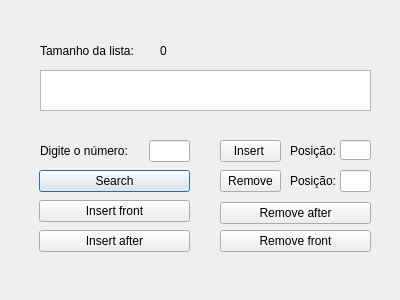
<?xml version="1.0" encoding="UTF-8"?>
<ui version="4.0">
 <class>windowLinkedList</class>
 <widget class="QDialog" name="windowLinkedList">
  <property name="geometry">
   <rect>
    <x>0</x>
    <y>0</y>
    <width>400</width>
    <height>300</height>
   </rect>
  </property>
  <property name="windowTitle">
   <string>Dialog</string>
  </property>
  <widget class="QLabel" name="label_3">
   <property name="geometry">
    <rect>
     <x>40</x>
     <y>130</y>
     <width>101</width>
     <height>41</height>
    </rect>
   </property>
   <property name="text">
    <string>Digite o número:</string>
   </property>
  </widget>
  <widget class="QLineEdit" name="entrada">
   <property name="geometry">
    <rect>
     <x>149</x>
     <y>140</y>
     <width>41</width>
     <height>22</height>
    </rect>
   </property>
  </widget>
  <widget class="QLabel" name="label_4">
   <property name="geometry">
    <rect>
     <x>290</x>
     <y>170</y>
     <width>59</width>
     <height>21</height>
    </rect>
   </property>
   <property name="text">
    <string>Posição:</string>
   </property>
  </widget>
  <widget class="QPushButton" name="search">
   <property name="geometry">
    <rect>
     <x>39</x>
     <y>170</y>
     <width>151</width>
     <height>22</height>
    </rect>
   </property>
   <property name="text">
    <string>Search</string>
   </property>
  </widget>
  <widget class="QPushButton" name="removeAfter">
   <property name="geometry">
    <rect>
     <x>220</x>
     <y>202</y>
     <width>151</width>
     <height>22</height>
    </rect>
   </property>
   <property name="text">
    <string>Remove after</string>
   </property>
  </widget>
  <widget class="QLineEdit" name="positionRemove">
   <property name="geometry">
    <rect>
     <x>340</x>
     <y>170</y>
     <width>31</width>
     <height>22</height>
    </rect>
   </property>
  </widget>
  <widget class="QLabel" name="retTamanho">
   <property name="geometry">
    <rect>
     <x>160</x>
     <y>40</y>
     <width>59</width>
     <height>21</height>
    </rect>
   </property>
   <property name="text">
    <string>0</string>
   </property>
  </widget>
  <widget class="QLabel" name="label_2">
   <property name="geometry">
    <rect>
     <x>40</x>
     <y>40</y>
     <width>111</width>
     <height>21</height>
    </rect>
   </property>
   <property name="text">
    <string>Tamanho da lista:</string>
   </property>
  </widget>
  <widget class="QPushButton" name="InsertFront">
   <property name="geometry">
    <rect>
     <x>39</x>
     <y>200</y>
     <width>151</width>
     <height>22</height>
    </rect>
   </property>
   <property name="text">
    <string>Insert front</string>
   </property>
  </widget>
  <widget class="QPushButton" name="removeN">
   <property name="geometry">
    <rect>
     <x>220</x>
     <y>170</y>
     <width>61</width>
     <height>22</height>
    </rect>
   </property>
   <property name="text">
    <string>Remove</string>
   </property>
  </widget>
  <widget class="QLineEdit" name="positionInsert">
   <property name="geometry">
    <rect>
     <x>340</x>
     <y>140</y>
     <width>31</width>
     <height>20</height>
    </rect>
   </property>
  </widget>
  <widget class="QListWidget" name="listWidget">
   <property name="geometry">
    <rect>
     <x>40</x>
     <y>70</y>
     <width>331</width>
     <height>41</height>
    </rect>
   </property>
   <property name="movement">
    <enum>QListView::Static</enum>
   </property>
   <property name="flow">
    <enum>QListView::LeftToRight</enum>
   </property>
  </widget>
  <widget class="QPushButton" name="insertAfter">
   <property name="geometry">
    <rect>
     <x>39</x>
     <y>230</y>
     <width>151</width>
     <height>22</height>
    </rect>
   </property>
   <property name="text">
    <string>Insert after</string>
   </property>
  </widget>
  <widget class="QPushButton" name="insertN">
   <property name="geometry">
    <rect>
     <x>220</x>
     <y>140</y>
     <width>61</width>
     <height>22</height>
    </rect>
   </property>
   <property name="text">
    <string>Insert </string>
   </property>
  </widget>
  <widget class="QPushButton" name="removeFront">
   <property name="geometry">
    <rect>
     <x>220</x>
     <y>230</y>
     <width>151</width>
     <height>22</height>
    </rect>
   </property>
   <property name="text">
    <string>Remove front</string>
   </property>
  </widget>
  <widget class="QLabel" name="label">
   <property name="geometry">
    <rect>
     <x>290</x>
     <y>140</y>
     <width>61</width>
     <height>21</height>
    </rect>
   </property>
   <property name="text">
    <string>Posição:</string>
   </property>
  </widget>
 </widget>
 <resources/>
 <connections/>
</ui>
